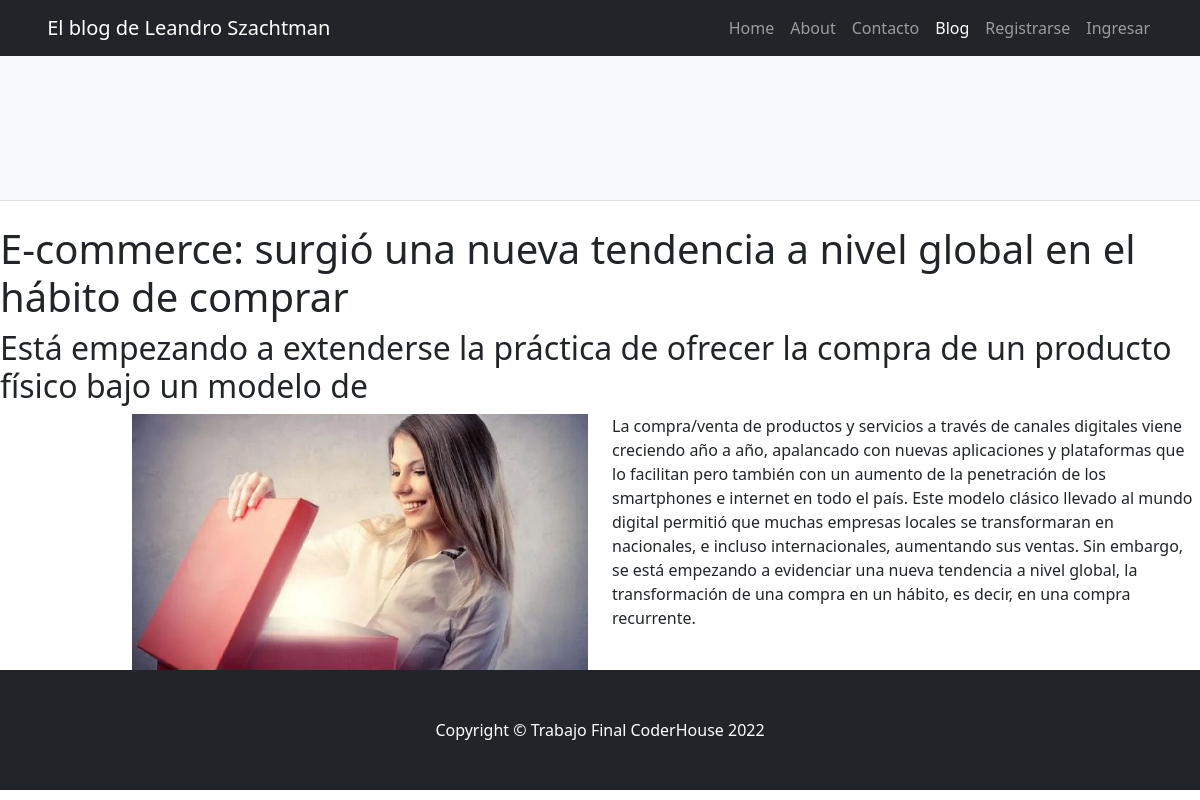
/6/detalle/, run on the app's committed database.
### MiApp/models.py (models this page shows)
class Post(models.Model):
    titulo = models.CharField(max_length=100)
    sub_titulo = models.CharField(max_length=100)
    texto = models.TextField(max_length=3000)
    publicado_el = models.DateField()
    imagen = models.ImageField(upload_to="posts", null=True, blank=True)

### MiApp/views.py (the view)
# urls.py: path('<int:pk>/detalle/', PostDetalle.as_view(), name="detalle"),
class PostDetalle(DetailView):
    model = Post

### MiApp/context_processors.py (called while the page is built)
def add_variable_to_context(request):
    web_site_setup = WebSiteSetup.objects.first()
    context = {}
    if web_site_setup:
        context = {
            "titulo_site": web_site_setup.titulo,
            "sub_titulo_site": web_site_setup.sub_titulo,
        }
    return context

### MiApp/templates/MiApp/post_detail.html
{% extends 'base.html' %}
{% block contenido %}
<div class="d-flex justify-content-center">
        <h1>{{object.titulo}}</h1>
</div>
<div class="d-flex justify-content-center">
        <h2>{{object.sub_titulo}}</h2>
</div>
<div class="row">
    <div class="col">
        <div class="d-flex justify-content-end">
            <img height="256" src="{{object.imagen.url}}">
        </div>
    </div>
    <div class="col">
        <div class="d-flex justify-content-start">
            {{object.texto}}
        </div>
    </div>
</div>
{% endblock %}

### data on the page
Post: titulo "E-commerce: surgió una nueva tendencia a nivel global en el hábito de comprar", sub_titulo "Está empezando a extenderse la práctica de ofrecer la compra de un producto físico bajo un modelo de", imagen (picture), texto "La compra/venta de productos y servicios a través de canales digitales viene creciendo año a año, apalancado con nuevas aplicaciones y plataformas que lo facilitan pero también con un aumento de la penetración de los smartphones e internet en todo el país. Este modelo clásico llevado al mundo digital permitió que muchas empresas locales se transformaran en nacionales, e incluso internacionales, aumentando sus ventas. Sin embargo, se está empezando a evidenciar una nueva tendencia a nivel global, la transformación de una compra en un hábito, es decir, en una compra recurrente."
